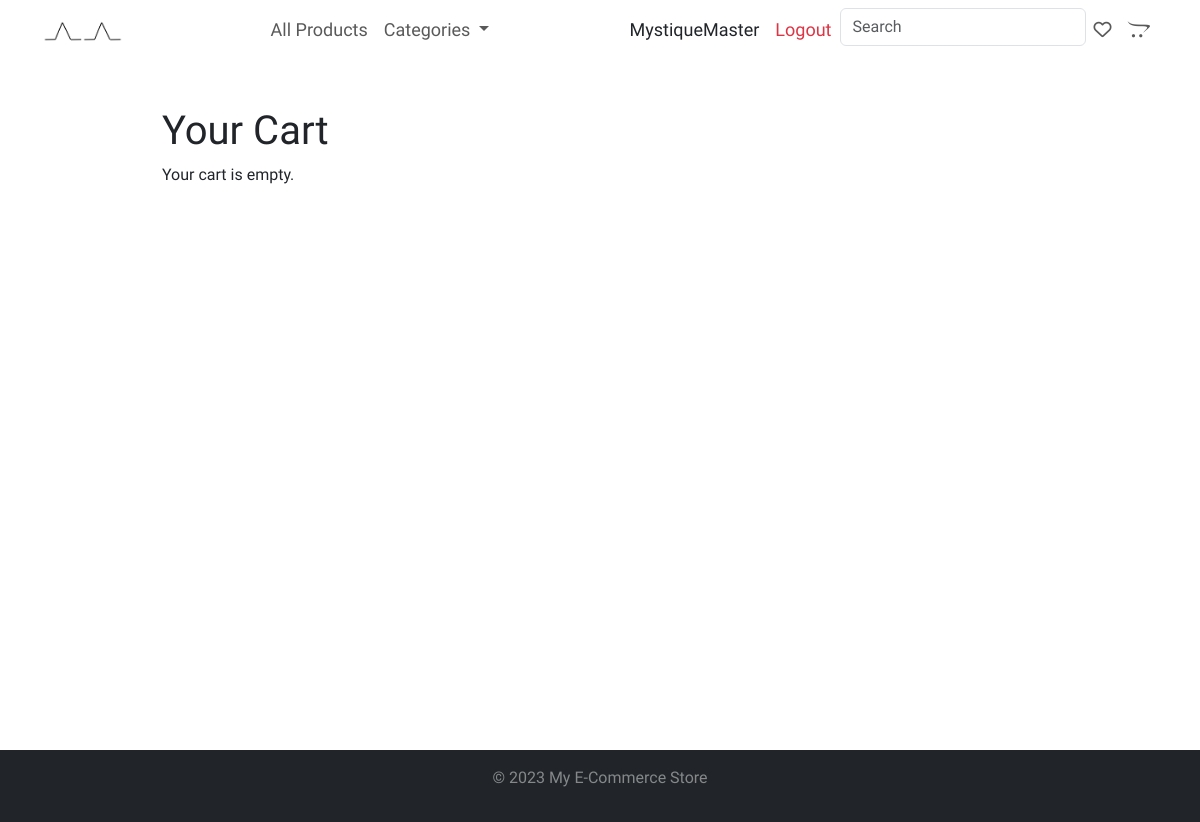
The app's page /cart (signed in), older data.
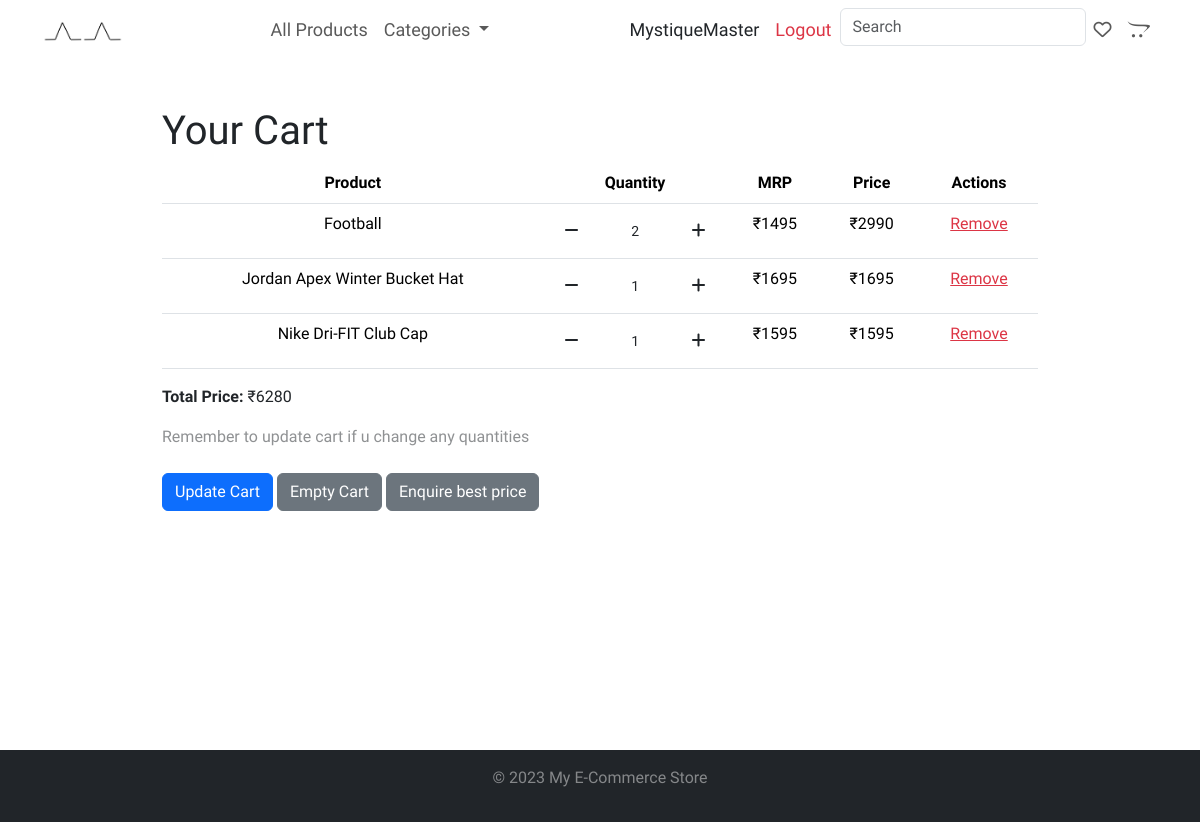
The same page, newer data.
### ecommerce/models.py (models this page shows, shortened)
class CartProduct(models.Model):
    cart = models.ForeignKey(Cart, on_delete=models.CASCADE)
    product = models.ForeignKey(Products, on_delete=models.CASCADE)
    quantity = models.PositiveIntegerField(default=1)

class Products(models.Model):
    name = models.CharField(max_length=60)
    price = models.IntegerField(default=0)
    category = models.ForeignKey(Category, on_delete=models.CASCADE, default=1)
    brand = models.CharField(max_length=100, blank=True)
    tagline = models.CharField(max_length=50, null=True, blank=True)
    description = models.CharField(
        max_length=500, default='', blank=True, null=True)
    images = models.ManyToManyField(ProductImage, blank=True)

### ecommerce/views.py (the view)
# urls.py: path('cart', views.view_cart , name='view_cart'),
def view_cart(request):
    cust = request.session.get("customer_id")
    cart = Cart.objects.get(customer = cust)
    cart_items = CartProduct.objects.filter(cart=cart)
    total_price = sum(item.product.price * item.quantity for item in cart_items)
    return render(request, 'cart.html', {'cart': cart, 'cart_items': cart_items, 'total_price': total_price})

### ecommerce/Templates/cart.html (shortened to what this page needs)
{% extends 'master.html' %}
{% load mathfilters %}
{% block content %}
<div class="container w-75 m-auto mt-5 mb-5 ">
    <h1>Your Cart</h1>
    {% if cart_items %}
    <form method="post" action="{% url 'update_cart' %}">
        <table class="table text-center">
            <thead class="">
                <tr>
                    <th>Product</th>
                    <th>Quantity</th>
                    <th>MRP</th>
                    <th>Price</th>
                    <th>Actions</th>
                </tr>
            </thead>
            <tbody>
                {% for cart_item in cart_items %}
                <tr>
                    <td>{{ cart_item.product.name }}</td>
                    <td>
                        <div class="input-group m-auto">
                            <span class="input-group-btn">
                                <button type="button" class="btn btn-default btn-number minus"
                                    data-field="quantity_{{ cart_item.id }}">
                                    <span class="fa fa-minus minus"></span>
                                </button>
                            </span>
                            <input type="text" name="quantity_{{ cart_item.id }}" value="{{ cart_item.quantity }}"
                                class="form-control form-control-sm input-number border-0 text-center " min="1"
                                style="width: 20px;">
                            <span class="input-group-btn">
                                <button type="button" class="btn btn-default btn-number plus"
                                    data-field="quantity_{{ cart_item.id }}">
                                    <span class="fa fa-plus plus"></span>
                                </button>
                            </span>
                        </div>
                    </td>
                    <td>₹{{ cart_item.product.price }}</td>
                    <td>₹{{ cart_item.product.price|mul:cart_item.quantity }}</td>
                    <td>
                        <a href="{% url 'remove_from_cart' cart_item.id %}" class="link-danger">Remove</a>
                    </td>
                </tr>
                {% endfor %}
            </tbody>
        </table>
        <div>
            <p class=""><b>Total Price:</b> ₹{{ total_price }}</p>
        </div>
        <span class="opacity-50">Remember to update cart if u change any quantities</span><br><br>
        <button type="submit" class="btn btn-primary">Update Cart</button>
        <a href="{% url 'empty_cart' %}" class="btn btn-secondary">Empty Cart</a>
        <a href="{% url 'checkout' %}" class="btn btn-secondary">Enquire best price</a>
    </form>
    {% else %}
    <p>Your cart is empty.</p>
    {% endif %}
</div>
{% endblock %}

### ecommerce/Templates/master.html (shortened to what this page needs)
{% load static %}
<!DOCTYPE html>
<html lang="en">
<head>
    <link href="https://cdn.jsdelivr.net/npm/bootstrap@5.3.1/dist/css/bootstrap.min.css" rel="stylesheet"
>
    <link rel="stylesheet" type="text/css" href="{% static 'style.css' %}">
</head>
<body>
    <div class="wrapper">
        <nav class="navbar navbar-expand-lg navbar-light">
            <div class="container navbar-container">
                <a class="navbar-brand" href="/">
                    <img src="/image/download/uploads/logos/AA.png" alt="Logo" srcset="" class="header-logo">
                </a>
                <ul class="navbar-nav mx-auto">
                    <li class="nav-item">
                        <a class="nav-link" href="../products">All Products</a>
                    </li>
                    <li class="nav-item">
                        <div class="dropdown">
                            <a class="nav-link dropdown-toggle" type="link">
                                Categories
                            </a>
                        </div>
                    </li>
                </ul>
                <div class="navbar-nav">
                    {% if request.session.customer %}
                    <div class="m-2 text-capitalize">{{request.session.customer}}</div>
                    <form method="post" action="{% url 'logoutUser' %}">
                        <li class="nav-item">
                            <input type="submit" value="Logout" class="nav-link link-danger">
                        </li>
                    </form>
                    {% endif %}
                    <form class="form-inline">
                        <input class="form-control mr-2" type="text" placeholder="Search" id="navbar-search"
                            onkeyup="searchProducts()">
                    </form>
                    <a class="nav-item nav-link" href="{% url 'view_wishlist' %}">
                        <i class="fa-regular fa-heart"></i>
                    </a>
                    <a class="nav-item nav-link" href="{% url 'view_cart' %}">
                        <i class="fa-brands fa-opencart"></i>
                    </a>
                </div>
            </div>
        </nav>
        {% block content %}
        {% endblock %}
    </div>
    <footer class="bg-dark text-white py-3 footer">
        <div class="container">
            <p>&copy; 2023 My E-Commerce Store</p>
        </div>
    </footer>
</body>
</html>

### ecommerce/static/style.css (style rules this page uses)
* { font-family: 'Sacramento', cursive; font-family: 'Comfortaa', cursive; }
footer { width: 100%; text-align: center; }
footer p { color: rgba(255, 255, 255, 0.451) }
html, body { height: 100%; margin: 0; }
.wrapper { min-height: 100%; margin-bottom: -50px; }
.navbar-nav { font-size: large; }
.nav-link { cursor: pointer; }
.header-logo { height: 23px; }
* { box-sizing: border-box; }
.container { position: relative; }

Row changes from the older to the newer data that the page shows:
added CartProduct: product.name "Football", quantity "2", product.price "1495", product.price|mul "2990"
added CartProduct: product.name "Jordan Apex Winter Bucket Hat", quantity "1", product.price "1695", product.price|mul "1695"
added CartProduct: product.name "Nike Dri-FIT Club Cap", quantity "1", product.price "1595", product.price|mul "1595"
Text that changed along with them:
{{ total_price }}: (not shown) → "6280"
text no longer shown: "Your cart is empty."
text now shown: "Product Quantity MRP Price Actions Total Price: ₹ Remember to update cart if u change any quantities Update Cart Empty Cart Enquire best price"
